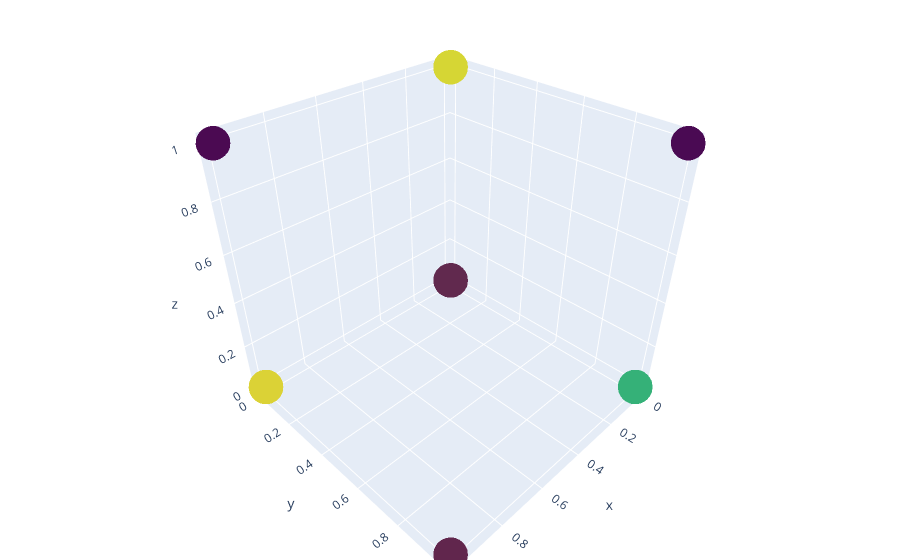

This figure's notebook cell:
### Code cell
trace1 = go.Scatter3d(
    x=clusterdata['OnlineBackup'],
    y=clusterdata['Dependents'],
    z=clusterdata['StreamingMovies'],
    mode='markers',
    marker=dict(
        size=12,
        color=clusterdata['cluster'],                # set color to an array/list of desired values
        colorscale='Viridis',   # choose a colorscale
        opacity=0.8
    )
)

data2 = [trace1]
layout = go.Layout(
    margin=dict(
        l=0,
        r=0,
        b=0,
        t=0
    )
)
fig = go.Figure(data=data2, layout=layout)
plotly.offline.iplot(fig, filename='3d-scatter-colorscale')

### Figure 1 — Plotly figure (JSON) as saved in the notebook; plotly's stock layout.template omitted (floating-point values rounded to 4 significant figures; data arrays with more than 128 entries replaced by an {"elided": "..."} marker saying what was removed)
{"data": [{"marker": {"color": {"elided": "7043 int values"}, "colorscale": [[0, "#440154"], [0.1111, "#482878"], [0.2222, "#3e4989"], [0.3333, "#31688e"], [0.4444, "#26828e"], [0.5556, "#1f9e89"], [0.6667, "#35b779"], [0.7778, "#6ece58"], [0.8889, "#b5de2b"], [1, "#fde725"]], "opacity": 0.8, "size": 12}, "mode": "markers", "type": "scatter3d", "x": {"elided": "7043 int values"}, "y": {"elided": "7043 int values"}, "z": {"elided": "7043 int values"}}], "layout": {"margin": {"b": 0, "l": 0, "r": 0, "t": 0}}}
